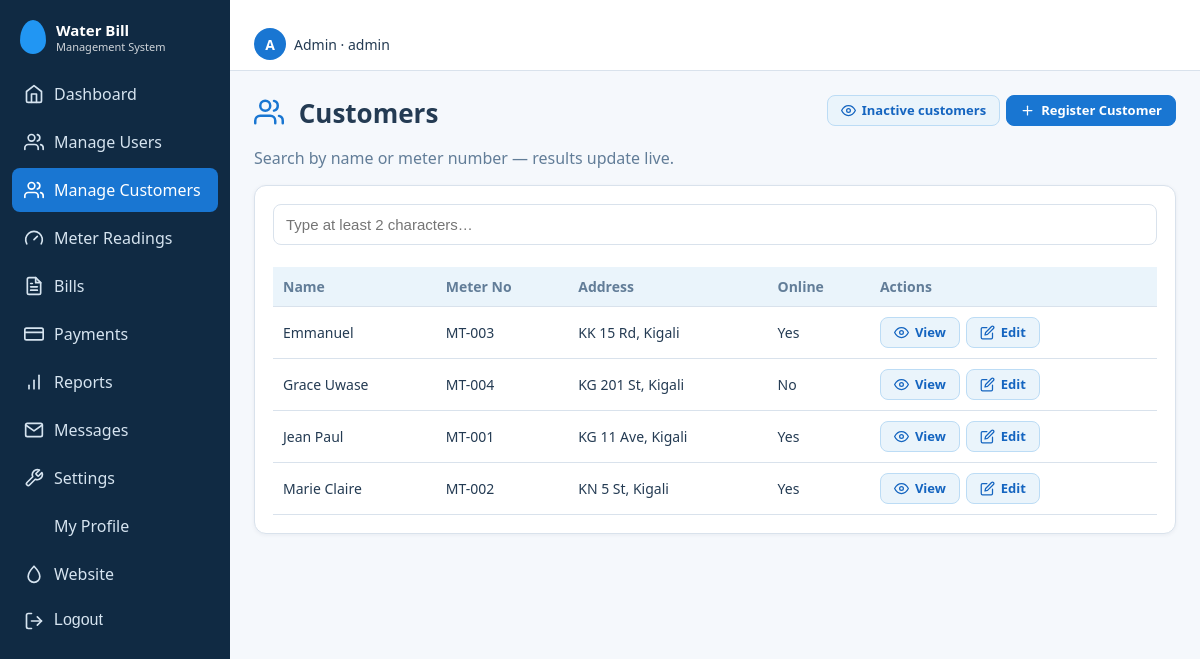
The app's page /index.php?r=customers (signed in) with its own data.
### tables this page shows
CREATE TABLE customers (
  customer_id INT UNSIGNED NOT NULL AUTO_INCREMENT,
  user_id     INT UNSIGNED NULL,                     
  full_name   VARCHAR(120) NOT NULL,
  meter_no    VARCHAR(30)  NOT NULL,
  address     VARCHAR(255) NOT NULL,
  phone       VARCHAR(25)  NULL,
  is_active   TINYINT(1) NOT NULL DEFAULT 1,         
  created_at  TIMESTAMP NOT NULL DEFAULT CURRENT_TIMESTAMP,
  updated_at  TIMESTAMP NOT NULL DEFAULT CURRENT_TIMESTAMP ON UPDATE CURRENT_TIMESTAMP,
  PRIMARY KEY (customer_id),
  UNIQUE KEY uq_customers_user (user_id),
  UNIQUE KEY uq_customers_meter (meter_no),
  KEY idx_customers_name (full_name)
);

### app/models/Setting.php (called while the page is built, shortened)
<?php
class Setting extends Model {
    private static ?array $c = null;
    static function all(): array {
        if (self::$c === null) { try { self::$c = self::q('SELECT setting_key, setting_value FROM site_settings')->fetchAll(PDO::FETCH_KEY_PAIR); } catch (Throwable $e) { self::$c = []; } }
        return self::$c + self::DEFAULTS;
    }
}

### app/core/Controller.php (called while the page is built, shortened)
<?php
abstract class Controller {
    protected function view(string $__view, array $__data = []): void {
        $__layout = APP_ROOT . '/app/views/layout/' . ($__data['layout'] ?? (user() ? 'app' : 'auth')) . '.php';
        extract($__data, EXTR_SKIP);
        require $__layout;
    }
}

### app/controllers/CustomerController.php (called while the page is built, shortened)
<?php
class CustomerController extends Controller {
    function index() {
        $this->need('admin', 'staff'); $in = ($_GET['show'] ?? '') === 'inactive';
        $this->view('customers/index', ['title' => 'Customers', 'inactive' => $in, 'rows' => Customer::all(trim($_GET['q'] ?? ''), $in ? 0 : 1)]);
    }
}

### public/index.php (called while the page is built, shortened)
<?php
require __DIR__ . '/../app/helpers/core.php';
$r = trim((string)($_GET['r'] ?? (user() ? 'dashboard/index' : 'home/index')), '/');
[$c, $a] = array_pad(explode('/', $r, 2), 2, 'index');
try {
    (new $cls)->$a();
} catch (Throwable $t) { error_log((string)$t); http_response_code(500); (new ErrorController)->failure(); }

### app/config/database.php (called while the page is built)
<?php
function db(): PDO {
    static $pdo = null;
    if ($pdo) return $pdo;
    $f = __DIR__ . '/database.local.php';
    $c = is_file($f) ? require $f : ['host'=>'127.0.0.1','name'=>'water_bill_management','user'=>'root','pass'=>''];
    try {
        $pdo = new PDO("mysql:host={$c['host']};dbname={$c['name']};charset=utf8mb4", $c['user'], $c['pass'], [
            PDO::ATTR_ERRMODE => PDO::ERRMODE_EXCEPTION,
            PDO::ATTR_DEFAULT_FETCH_MODE => PDO::FETCH_ASSOC,
            PDO::ATTR_EMULATE_PREPARES => false,
        ]);
    } catch (PDOException $e) {
        error_log($e->getMessage());
        http_response_code(500);
        exit('Database connection failed. Check app/config/database.php');
    }
    return $pdo;
}

### app/core/Model.php (called while the page is built, shortened)
<?php
abstract class Model {
    public static function q(string $sql, array $p = []): PDOStatement { $s = db()->prepare($sql); $s->execute($p); return $s; }
}

### app/models/Customer.php (called while the page is built, shortened)
<?php
class Customer extends Model {
    static function all(string $q = '', int $active = 1): array {
        $l = '%' . addcslashes($q, '%_\\') . '%';
        return self::q('SELECT * FROM customers WHERE is_active=? AND (full_name LIKE ? OR meter_no LIKE ?) ORDER BY full_name LIMIT 100', [$active, $l, $l])->fetchAll();
    }
}

### app/views/customers/index.php (the view)
<div class="head"><div><h1><?= icon('users') ?> <?= $inactive ? 'Inactive Customers' : 'Customers' ?></h1><p class="muted"><?= $inactive ? 'Deactivated customers keep their history and can be reactivated.' : 'Search by name or meter number — results update live.' ?></p></div>
<div class="acts2"><?= act_link('view', $inactive ? 'Active customers' : 'Inactive customers', url('customers/index', $inactive ? [] : ['show' => 'inactive'])) ?><?= act_link('add', 'Register Customer', url('customers/create')) ?></div></div>
<div class="panel"><?php if (!$inactive): ?><label for="liveSearch" class="sr">Search customers</label><input id="liveSearch" placeholder="Type at least 2 characters…" autocomplete="off" aria-live="polite"><br><br><?php endif; ?>
<div class="tw"><table><thead><tr><th>Name</th><th>Meter No</th><th>Address</th><th>Online</th><th>Actions</th></tr></thead><tbody id="custBody">
<?php foreach ($rows as $c): ?><tr><td><?= e($c['full_name']) ?></td><td><?= e($c['meter_no']) ?></td><td><?= e($c['address']) ?></td><td><?= $c['user_id'] ? 'Yes' : 'No' ?></td><td class="acts2">
<?php if ($inactive): ?><?= act_form('restore', 'Activate', 'customers/activate', ['id' => $c['customer_id']]) ?><?php if ($u['role'] === 'admin'): ?><?= act_form('del', 'Delete', 'customers/delete', ['id' => $c['customer_id']], 'Delete this customer permanently? This only works when there is no reading or bill history.') ?><?php endif; ?>
<?php else: ?><?= act_link('view', 'View', url('customers/show', ['id' => $c['customer_id']])) ?><?= act_link('edit', 'Edit', url('customers/edit', ['id' => $c['customer_id']])) ?><?php endif; ?></td></tr><?php endforeach; ?>
<?php if (!$rows): ?><tr><td colspan="5" class="muted">No customers found.</td></tr><?php endif; ?></tbody></table></div></div>

### app/helpers/core.php (shortened to what this page needs)
<?php
require_once APP_ROOT . '/app/config/database.php';
function e($v): string { return htmlspecialchars((string)$v, ENT_QUOTES, 'UTF-8'); }
function url(string $r, array $q = []): string { return 'index.php?r=' . $r . ($q ? '&' . http_build_query($q) : ''); }
function icon(string $n): string { return '<svg class="ico" aria-hidden="true"><use href="#i-' . $n . '"/></svg>'; }
function site(string $k): string { return (string)(Setting::all()[$k] ?? ''); }
function logo(string $cls = ''): string { $l = site('logo'); return ($l !== '' && is_file(APP_ROOT . '/public/uploads/' . $l)) ? '<img class="logo ' . e($cls) . '" src="uploads/' . e($l) . '" alt="Logo">' : '<span class="drop ' . e($cls) . '"></span>'; }
function act_link(string $type, string $label, string $href): string { return '<a class="act ' . e($type) . '" href="' . e($href) . '">' . icon(ACT_ICONS[$type] ?? 'eye') . e($label) . '</a>'; }

### public/assets/css/style.css (style rules this page uses)
:root { --primary:#1976D2;--navy:#102A43;--sec:#2196F3;--light:#EAF4FB;--bg:#F5F8FC;--text:#243B53;--muted:#627D98;--ok:#2EAD68;--warn:#F59E0B;--err:#DC3545;--border:#D9E2EC }
* { box-sizing:border-box }
body { margin:0;font-family:Segoe UI,Roboto,Arial,sans-serif;background:var(--bg);color:var(--text);overflow-x:hidden }
a { color:var(--primary) }
h1 { margin:0 0 4px;font-size:26px }
.muted { color:var(--muted) }
.drop { width:26px;height:34px;background:var(--sec);border-radius:50% 50% 50% 50%/60% 60% 40% 40% }
.panel { background:#fff;border:1px solid var(--border);border-radius:12px;padding:18px;box-shadow:0 1px 4px rgba(16,42,67,.06);margin-bottom:16px }
table { width:100%;border-collapse:collapse;font-size:14px }
th,td { text-align:left;padding:10px;border-bottom:1px solid var(--border) }
th { color:var(--muted);font-weight:600 }
.tw { overflow-x:auto }
input,select { width:100%;padding:11px 12px;border:1px solid var(--border);border-radius:8px;font-size:15px;color:var(--text) }
.head { display:flex;justify-content:space-between;align-items:flex-start;gap:12px;flex-wrap:wrap }
th { background:var(--light) }
.ico { width:20px;height:20px;flex:none;vertical-align:-4px;margin-right:8px }
h1 .ico { width:30px;height:30px;color:var(--primary) }
.sidebar nav a .ico,.navbtn .ico { margin:0 }
html { scroll-behavior:smooth }
.acts2 { display:flex;gap:8px;align-items:center;flex-wrap:wrap }
.act { display:inline-flex;align-items:center;gap:6px;padding:7px 13px;border-radius:8px;border:1px solid transparent;font:inherit;font-size:13px;font-weight:600;line-height:1.1;cursor:pointer;text-decoration:none;white-space:nowrap;transition:background .15s,color .15s,box-shadow .15s,transform .1s }
.act .ico { width:15px;height:15px;margin:0 }
.act.view { background:#eaf4fb;color:#1565c0;border-color:#bcdcf5 }
.act.edit { background:#eaf4fb;color:#1565c0;border-color:#bcdcf5 }
.act.add,.act.save { background:var(--primary);color:#fff;border-color:var(--primary) }
.acts2 { display:flex;gap:6px;flex-wrap:wrap;align-items:center }
td.acts2 { display:table-cell;white-space:nowrap }
td.acts2 form,td.acts2 a { margin-right:6px }

### records on screen
customers: full_name "Emmanuel", meter_no "MT-003", address "KK 15 Rd, Kigali", shows "Yes", label "View Edit"
customers: full_name "Grace Uwase", meter_no "MT-004", address "KG 201 St, Kigali", shows "No", label "View Edit"
customers: full_name "Jean Paul", meter_no "MT-001", address "KG 11 Ave, Kigali", shows "Yes", label "View Edit"
customers: full_name "Marie Claire", meter_no "MT-002", address "KN 5 St, Kigali", shows "Yes", label "View Edit"

### other values on screen
$n1 "Water Bill"
$n2 "Management System"
$l "Dashboard"
$l "Manage Users"
$l "Manage Customers"
$l "Meter Readings"
$l "Bills"
$l "Payments"
$l "Reports"
$l "Messages"
$l "Settings"
$l "My Profile"
$u['username'][0] "A"
$u['role'] "Admin"
$u['username'] "admin"
